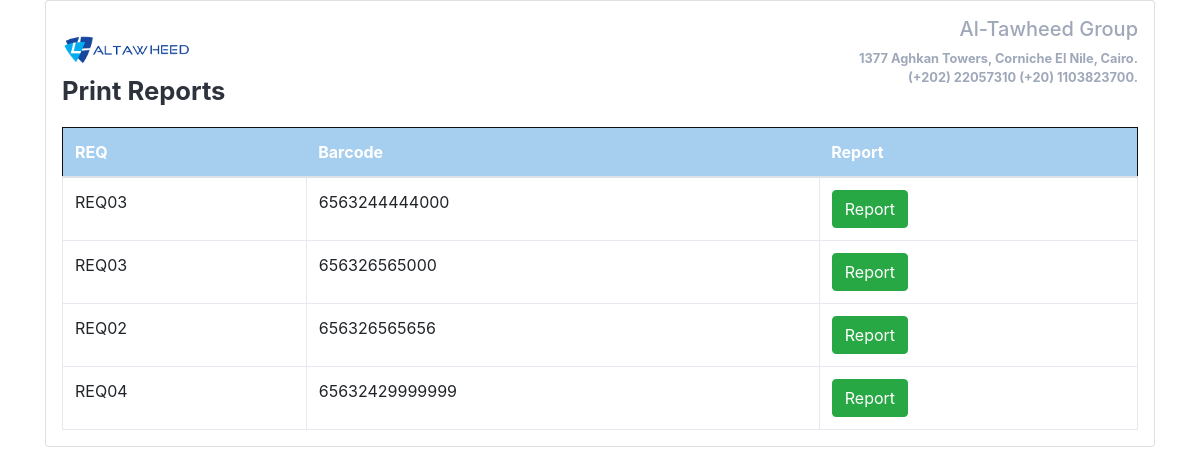
The page /report/ on the database its author committed.
### Technical/models.py (models this page shows, shortened)
class Report(models.Model):
    request=models.ForeignKey(Request, on_delete=models.SET_NULL,null=True,blank=True,verbose_name=_('Request'),related_name='request_Report')
    product=models.ForeignKey(Product, on_delete=models.SET_NULL,null=True,blank=True,verbose_name=_('Product'),related_name='Report_Product')
    complain=models.TextField(_("Complain"),max_length=500)
    Report=models.TextField(_("Report"),max_length=500)
    advice=models.TextField(_("Advice"), max_length=500)
    note=models.CharField(_("Note"), max_length=50)

class Request(models.Model):
    status=models.CharField(_("Req_Status"), max_length=50,choices=ORDER_STATUS,default=ORDER_STATUS[0])
    client=models.CharField(_("client_kind"), max_length=50,choices=CLIENT_kind,default=ORDER_STATUS[0])
    End_User = models.ForeignKey(End_User, on_delete=models.SET_NULL,null=True,blank=True,verbose_name=_('Client_Name'),related_name='Request_client')
    Vendor = models.ForeignKey(Vendor, on_delete=models.PROTECT,verbose_name=_('Vendor'),related_name='Request_Vendor')
    received_date=models.DateField(_("Received_Date"),default=timezone.now)
    note=models.CharField(_("Note"), max_length=50,default='No_Note')
    def __str__(self):
        return f"REQ0{str(self.id)}"

class Product(models.Model):
    barcode=models.CharField(_("Barcode"), max_length=50,unique=True)
    des=models.CharField(_("Description"), max_length=200)
    color=models.CharField(_("Color"), max_length=50)
    brand=models.CharField(_("Brand"), max_length=50)
    sku=models.CharField(_("Sku"), max_length=50)
    note=models.CharField(_("Note"), max_length=50,default='No Note')

### Technical/views.py (the view)
# urls.py: path('report/', views.report,name='report'),
def report(request):
    requests=Report.objects.all()
    context={"objects":requests,}
    return render(request, "report.html",context)

### Technical/templates/report.html (shortened to what this page needs)
{% load static %}
<!DOCTYPE html>
<html lang="en, id"  >
  <head>
    <link rel="stylesheet" href="{% static 'css/Technical_Report.css' %}">
    <link rel="stylesheet" href="https://cdn.jsdelivr.net/npm/bootstrap@4.5.3/dist/css/bootstrap.min.css">
  </head>
  <body >
    <div class="container">
      <div class="row gutters">
          <div class="col-xl-12 col-lg-12 col-md-12 col-sm-12 col-12">
            <div class="card">
              <div class="card-body p-0">
                <div class="invoice-container">
                  <div class="invoice-header">
                    <div class="row gutters">
                      <div class="col-xl-6 col-lg-6 col-md-6 col-sm-6">
                        <a href="#" class="invoice-logo">
                          <img src="/static/logo.png" data-holder-rendered="true" /><br>
                          Print Reports
                        </a>
                      </div>
                      <div class="col-lg-6 col-md-6 col-sm-6">
                        <address class="text-right" style="font-weight: bold;">
                          <h5>Al-Tawheed Group</h5>
                          1377 Aghkan Towers, Corniche El Nile, Cairo.<br>
                          (+202) 22057310 (+20) 1103823700.<br>
                        </address>
                      </div>
                    </div>
                  <div class="invoice-body">
                    <div class="row gutters">
                      <div class="col-lg-12 col-md-12 col-sm-12">
                        <div class="table-responsive">
                          <table class="table custom-table m-0">
                            <thead>
                              <tr>
                                <th>REQ</th>
                                <th>Barcode</th>
                                <th>Report</th>
                              </tr>
                            </thead>
                            <tbody>
                              {% for item in objects %}
                              <tr>
                                <td>{{item.request}}</td>
                                <td>{{item.product.barcode}}</td>
                                <td><a href="{% url 'technical' item.id %}"><button type="button" class="btn btn-success">Report</button></a></td>
                              </tr>
                              {% endfor %}
                            </tbody>
                          </table>
                        </div>
                      </div>
                    </div>
                  </div>
                </div>
              </div>
            </div>
          </div>
        </div>
      </div>
  </body>
</html>

### static/css/Technical_Report.css (style rules this page uses)
body { margin-top:20px; color: #2e323c; background: #f5f6fa; position: relative; height: 100%; }
.invoice-container { padding: 1rem; }
.invoice-container .invoice-header .invoice-logo { margin: 0.8rem 0 0 0; display: inline-block; font-size: 1.6rem; font-weight: 700; color: #2e323c; }
.invoice-container .invoice-header .invoice-logo img { max-width: 130px; }
.invoice-container .invoice-header address { font-size: 0.8rem; color: #9fa8b9; margin: 0; }
.invoice-container .invoice-body { padding: 1rem 0 0 0; }
.custom-table { border: 1px solid #101010; }
.custom-table thead { background: #a6ceef; }
.custom-table thead th { border: 0; color: #ffffff; }
.custom-table > tbody tr:nth-of-type(even) { background-color: #ffffff; }
.custom-table > tbody td { border: 1px solid #e6e9f0; }
.card { background: #ffffff; -webkit-border-radius: 5px; -moz-border-radius: 5px; border-radius: 5px; border: 0; margin-bottom: 1rem; }

### rows shown on the page
Report: request "REQ03", product.barcode "6563244444000"
Report: request "REQ03", product.barcode "656326565000"
Report: request "REQ02", product.barcode "656326565656"
Report: request "REQ04", product.barcode "65632429999999"
